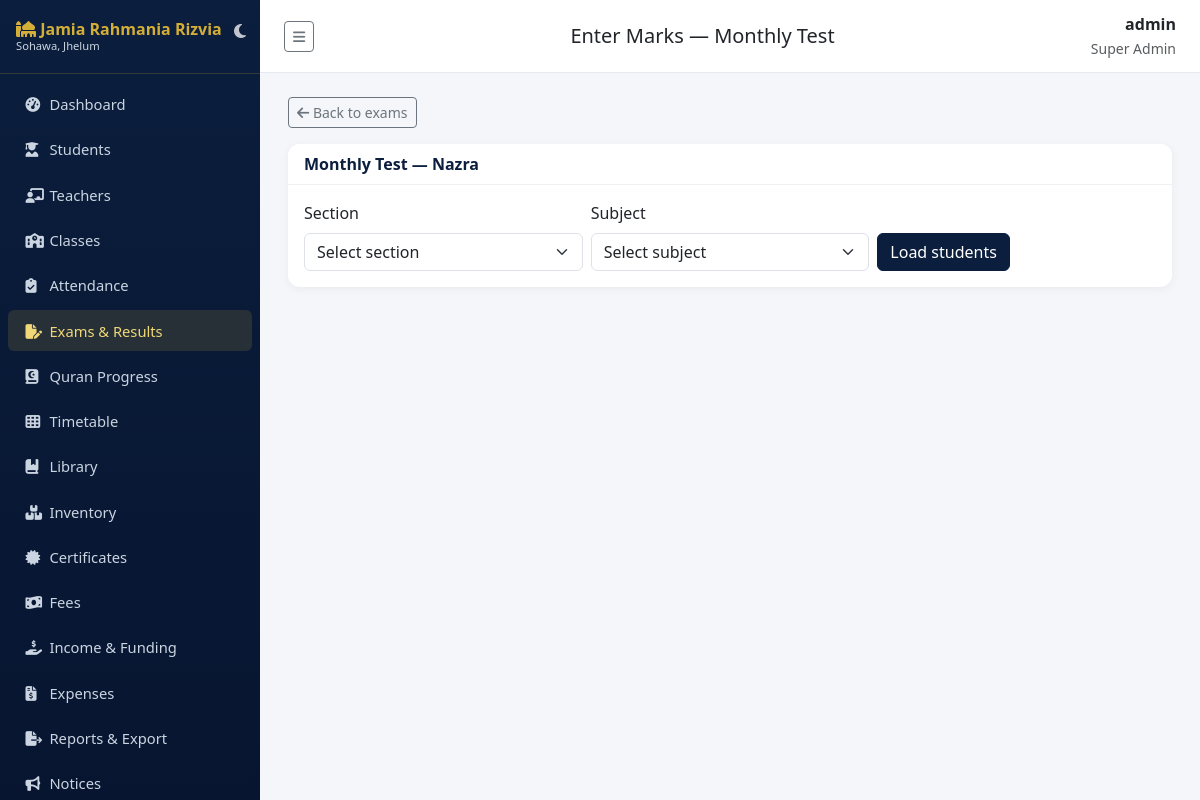
Screenshot of /exams/1/marks/ (signed in) with the database file from the repository.
### exams/models.py (models this page shows)
class Exam(models.Model):
    name = models.CharField(max_length=150, help_text="e.g. Mid-Term 2026, Annual Exam, Monthly Test")
    school_class = models.ForeignKey("academics.SchoolClass", on_delete=models.CASCADE, related_name="exams")
    start_date = models.DateField()
    end_date = models.DateField(null=True, blank=True)
    is_published = models.BooleanField(default=False, help_text="Tick to let students and parents see the result cards")
    class Meta:
        ordering = ["-start_date", "name"]
    def __str__(self):
        return f"{self.name} — {self.school_class.name}"

### accounts/models.py (models this page shows, shortened)
class User(AbstractUser):
    class Role(models.TextChoices):
        SUPER_ADMIN = "SUPER_ADMIN", "Super Admin"
        PRINCIPAL = "PRINCIPAL", "Principal"
        ADMIN = "ADMIN", "Admin"
        TEACHER = "TEACHER", "Teacher"
        STUDENT = "STUDENT", "Student"
        PARENT = "PARENT", "Parent"
        ACCOUNTANT = "ACCOUNTANT", "Accountant"
        LIBRARIAN = "LIBRARIAN", "Librarian"
        STAFF = "STAFF", "Staff"
    role = models.CharField(max_length=20, choices=Role.choices, default=Role.STUDENT)
    phone = models.CharField(max_length=20, blank=True)
    photo = models.ImageField(upload_to="profile_photos/", blank=True, null=True)

### academics/models.py (models this page shows, shortened)
class SchoolClass(models.Model):
    name = models.CharField(max_length=50)  # e.g. Grade 1
    academic_year = models.ForeignKey(AcademicYear, on_delete=models.CASCADE, related_name="classes")
    class Meta:
        unique_together = ["name", "academic_year"]
        ordering = ["name"]

### exams/views.py (the view, shortened to what this page needs)
# urls.py: path("<int:pk>/marks/", views.marks_entry, name="marks"),
@role_required(*TEACHING_ROLES)
def marks_entry(request, pk):
    exam = get_object_or_404(Exam, pk=pk)
    sections = allowed_sections(request.user).filter(school_class=exam.school_class)
    subjects = allowed_subjects(request.user, exam.school_class)
    section = subject = None
    if request.GET.get("section"):
        section = get_object_or_404(sections, pk=request.GET["section"])
    if request.GET.get("subject"):
        subject = get_object_or_404(subjects, pk=request.GET["subject"])
    students = existing = None
    default_total = 100
    return render(request, "exams/marks_entry.html", {
        "exam": exam, "sections": sections, "subjects": subjects, "section": section, "subject": subject,
        "students": students, "default_total": default_total,
        "rows": [(st, (existing or {}).get(st.pk)) for st in (students or [])],
    })

### academics/models.py (called while the page is built)
    def __str__(self):
        return f"{self.school_class.name} - {self.name}"

### accounts/utils.py (called while the page is built, shortened)
def is_management(user):
    return user.is_authenticated and (user.is_superuser or user.role in MANAGEMENT_ROLES)

def allowed_sections(user, strict=False):
    from academics.models import Section
    if is_management(user):
        return Section.objects.select_related("school_class").all()
    t = teacher_profile(user)
    if user.role == "TEACHER" and t:
        cond = Q(class_teacher=t) if strict else (Q(class_teacher=t) | Q(school_class__subjects__teacher=t))
        return Section.objects.select_related("school_class").filter(cond).distinct()
    return Section.objects.none()

def allowed_subjects(user, school_class):
    from academics.models import Subject, Section
    qs = Subject.objects.filter(school_class=school_class)
    if is_management(user):
        return qs

### sitepages/context_processors.py (called while the page is built)
def site_settings(request):
    s = SiteSettings.get_solo()
    years = max(datetime.date.today().year - s.established_year, 0)
    return {"site_settings": s, "years_of_service": years}

### sitepages/models.py (called while the page is built)
    @classmethod
    def get_solo(cls):
        obj = cls.objects.first()
        if not obj:
            obj = cls.objects.create()
        return obj

### templates/exams/marks_entry.html (shortened to what this page needs)
{% extends "base.html" %}
{% block page_title %}Enter Marks — {{ exam.name }}{% endblock %}
{% block content %}
<a href="{% url 'exams:list' %}" class="btn btn-sm btn-outline-secondary mb-3"><i class="fa-solid fa-arrow-left"></i> Back to exams</a>
<div class="card mb-3">
  <div class="card-header">{{ exam }}</div>
  <div class="card-body">
    <form method="get" class="row g-2 align-items-end">
      <div class="col-md-4"><label class="form-label">Section</label>
        <select name="section" class="form-select" required>
          <option value="">Select section</option>
        </select></div>
      <div class="col-md-4"><label class="form-label">Subject</label>
        <select name="subject" class="form-select" required>
          <option value="">Select subject</option>
        </select></div>
      <div class="col-md-4"><button class="btn btn-navy" type="submit">Load students</button></div>
    </form>
  </div>
</div>
{% endblock %}

### templates/base.html (shortened to what this page needs)
{% load static %}
<!DOCTYPE html>
<html lang="en" id="theme-wrapper" data-bs-theme="light">
<head>
<link href="https://cdn.jsdelivr.net/npm/bootstrap@5.3.3/dist/css/bootstrap.min.css" rel="stylesheet">
<link href="https://cdnjs.cloudflare.com/ajax/libs/font-awesome/6.5.1/css/all.min.css" rel="stylesheet">
<link href="{% static 'css/style.css' %}" rel="stylesheet">
</head>
<body>
<nav class="sidebar" id="sidebar">
  <div class="brand d-flex justify-content-between align-items-center">
    <div>
      <i class="fa-solid fa-mosque"></i> Jamia Rahmania Rizvia
      <small class="d-block" style="font-size:.7rem;color:#cbd5e1;font-weight:400">Sohawa, Jhelum</small>
    </div>
    <button id="theme-toggle-btn" class="btn p-1 border-0 text-white opacity-75 hover-opacity-100" title="Switch Theme" style="background: transparent; box-shadow: none;">
      <i class="fa-solid fa-moon fs-6" id="theme-icon"></i>
    </button>
  </div>
  <ul class="nav flex-column py-2">
    {% if request.user.role in "STUDENT,PARENT" %}
      <li class="nav-item"><a class="nav-link {% if request.resolver_match.namespace == 'portal' %}active{% endif %}" href="{% url 'portal:home' %}"><i class="fa-solid fa-gauge-high"></i> My Portal</a></li>
      <li class="nav-item"><a class="nav-link {% if request.resolver_match.namespace == 'notices' and request.resolver_match.url_name == 'list' %}active{% endif %}" href="{% url 'notices:list' %}"><i class="fa-solid fa-bullhorn"></i> Notices</a></li>
      <li class="nav-item"><a class="nav-link {% if request.resolver_match.namespace == 'timetable' %}active{% endif %}" href="{% url 'timetable:view' %}"><i class="fa-solid fa-table-cells"></i> Timetable</a></li>
      <li class="nav-item"><a class="nav-link" href="{% url 'notices:event_list' %}"><i class="fa-solid fa-calendar-days"></i> Events</a></li>
    {% else %}
      <li class="nav-item"><a class="nav-link {% if request.resolver_match.namespace == 'dashboard' %}active{% endif %}" href="{% url 'dashboard:index' %}"><i class="fa-solid fa-gauge-high"></i> Dashboard</a></li>
      <li class="nav-item"><a class="nav-link {% if request.resolver_match.namespace == 'students' %}active{% endif %}" href="{% url 'students:list' %}"><i class="fa-solid fa-user-graduate"></i> Students</a></li>
      {% if request.user.is_superuser or request.user.role in "SUPER_ADMIN,PRINCIPAL,ADMIN" %}
      <li class="nav-item"><a class="nav-link {% if request.resolver_match.namespace == 'teachers' %}active{% endif %}" href="{% url 'teachers:list' %}"><i class="fa-solid fa-chalkboard-user"></i> Teachers</a></li>
      <li class="nav-item"><a class="nav-link {% if request.resolver_match.url_name == 'class_list' %}active{% endif %}" href="{% url 'academics:class_list' %}"><i class="fa-solid fa-school"></i> Classes</a></li>
      {% endif %}
      <li class="nav-item"><a class="nav-link " href="{% url 'attendance:mark' %}"><i class="fa-solid fa-clipboard-check"></i> Attendance</a></li>
      {% if request.user.is_superuser or request.user.role in "SUPER_ADMIN,PRINCIPAL,ADMIN,TEACHER" %}
      <li class="nav-item"><a class="nav-link {% if request.resolver_match.namespace == 'exams' %}active{% endif %}" href="{% url 'exams:list' %}"><i class="fa-solid fa-file-pen"></i> Exams &amp; Results</a></li>
      <li class="nav-item"><a class="nav-link {% if request.resolver_match.namespace == 'hifz' %}active{% endif %}" href="{% url 'hifz:list' %}"><i class="fa-solid fa-book-quran"></i> Quran Progress</a></li>
      {% endif %}
      <li class="nav-item"><a class="nav-link " href="{% url 'timetable:view' %}"><i class="fa-solid fa-table-cells"></i> Timetable</a></li>
      <li class="nav-item"><a class="nav-link {% if request.resolver_match.namespace == 'library' %}active{% endif %}" href="{% url 'library:books' %}"><i class="fa-solid fa-book-bookmark"></i> Library</a></li>
      {% if request.user.is_superuser or request.user.role in "SUPER_ADMIN,PRINCIPAL,ADMIN,STAFF,LIBRARIAN" %}
      <li class="nav-item"><a class="nav-link {% if request.resolver_match.namespace == 'inventory' %}active{% endif %}" href="{% url 'inventory:list' %}"><i class="fa-solid fa-boxes-stacked"></i> Inventory</a></li>
      {% endif %}
      {% if request.user.is_superuser or request.user.role in "SUPER_ADMIN,PRINCIPAL,ADMIN" %}
      <li class="nav-item"><a class="nav-link {% if request.resolver_match.namespace == 'certificates' %}active{% endif %}" href="{% url 'certificates:list' %}"><i class="fa-solid fa-certificate"></i> Certificates</a></li>
      {% endif %}
      {% if request.user.is_superuser or request.user.role in "SUPER_ADMIN,PRINCIPAL,ADMIN,ACCOUNTANT" %}
      <li class="nav-item"><a class="nav-link {% if request.resolver_match.url_name == 'payment_list' %}active{% endif %}" href="{% url 'fees:payment_list' %}"><i class="fa-solid fa-money-bill-wave"></i> Fees</a></li>
      <li class="nav-item"><a class="nav-link {% if request.resolver_match.url_name == 'income_list' %}active{% endif %}" href="{% url 'fees:income_list' %}"><i class="fa-solid fa-hand-holding-dollar"></i> Income &amp; Funding</a></li>
      <li class="nav-item"><a class="nav-link {% if request.resolver_match.url_name == 'expense_list' %}active{% endif %}" href="{% url 'fees:expense_list' %}"><i class="fa-solid fa-file-invoice-dollar"></i> Expenses</a></li>
      {% endif %}
      {% if request.user.is_superuser or request.user.role in "SUPER_ADMIN,PRINCIPAL,ADMIN,ACCOUNTANT" %}
      <li class="nav-item"><a class="nav-link {% if request.resolver_match.namespace == 'reports' %}active{% endif %}" href="{% url 'reports:index' %}"><i class="fa-solid fa-file-export"></i> Reports &amp; Export</a></li>
      {% endif %}
      <li class="nav-item"><a class="nav-link {% if request.resolver_match.namespace == 'notices' %}active{% endif %}" href="{% url 'notices:list' %}"><i class="fa-solid fa-bullhorn"></i> Notices</a></li>
    {% endif %}
  </ul>
</nav>
<div class="main-content">
  <div class="topbar">
    <button class="btn btn-sm btn-outline-secondary" id="sidebarToggle" type="button" title="Show / hide menu" aria-label="Toggle menu"><i class="fa-solid fa-bars"></i></button>
    <h5 class="mb-0">{% block page_title %}Dashboard{% endblock %}</h5>
    <div class="text-end">
      <div class="fw-semibold">{{ request.user.get_full_name|default:request.user.username }}</div>
      <small class="text-muted">{{ request.user.get_role_display }}</small>
    </div>
  </div>
  {% block content %}{% endblock %}
</div>
</body>
</html>

### static/css/style.css (style rules this page uses)
:root { --navy: #0b1e3d; --navy-dark: #071530; --gold: #d4af37; --gold-light: #f0d878; --bg: #f4f6fa; }
body { background: var(--bg); font-family: 'Segoe UI', Roboto, sans-serif; }
.sidebar { background: linear-gradient(180deg, var(--navy) 0%, var(--navy-dark) 100%); min-height: 100vh; width: 250px; position: fixed; top: 0; left: 0; z-index: 1030; }
.sidebar .brand { color: var(--gold); font-weight: 700; padding: 1.25rem 1rem; border-bottom: 1px solid rgba(212,175,55,.2); }
.sidebar .nav-link { color: #cbd5e1; padding: .6rem 1.1rem; border-radius: 6px; margin: 2px 8px; font-size: .92rem; }
.sidebar .nav-link.active, .sidebar .nav-link:hover { background: rgba(212,175,55,.15); color: var(--gold-light); }
.sidebar .nav-link i { width: 20px; }
.main-content { margin-left: 250px; padding: 1.5rem 1.75rem; }
.topbar { background: #fff; border-bottom: 1px solid #e5e9f0; padding: .75rem 1.5rem; margin: -1.5rem -1.75rem 1.5rem -1.75rem; display: flex; justify-content: space-between; align-items: center; }
.card { border: none; border-radius: 12px; box-shadow: 0 2px 10px rgba(0,0,0,.05); }
.card-header { background: #fff; border-bottom: 1px solid #eef0f4; font-weight: 600; color: var(--navy); border-radius: 12px 12px 0 0 !important; }
.btn-navy { background: var(--navy); border-color: var(--navy); color: #fff; }
#sidebar { position: fixed; top: 0; left: 0; width: 260px; height: 100vh; overflow-y: auto !important; z-index: 1050; transition: all 0.3s ease; }
.main-content { margin-left: 260px; transition: all 0.3s ease; }
#sidebar .brand { padding-right: 35px !important; line-height: 1.2 !important; }
#theme-toggle-btn { position: absolute; right: 10px; top: 15px; z-index: 10; }

### templates/base.html (style rules this page uses)
html, body { min-height: 100vh !important; height: 100%; }
#sidebar .brand { cursor: grab; user-select: none; touch-action: none; }

### rows the page displays
Exam: name "Monthly Test", name+school_class "Monthly Test — Nazra"
User: user.get_full_name "admin", user.role "Super Admin"
